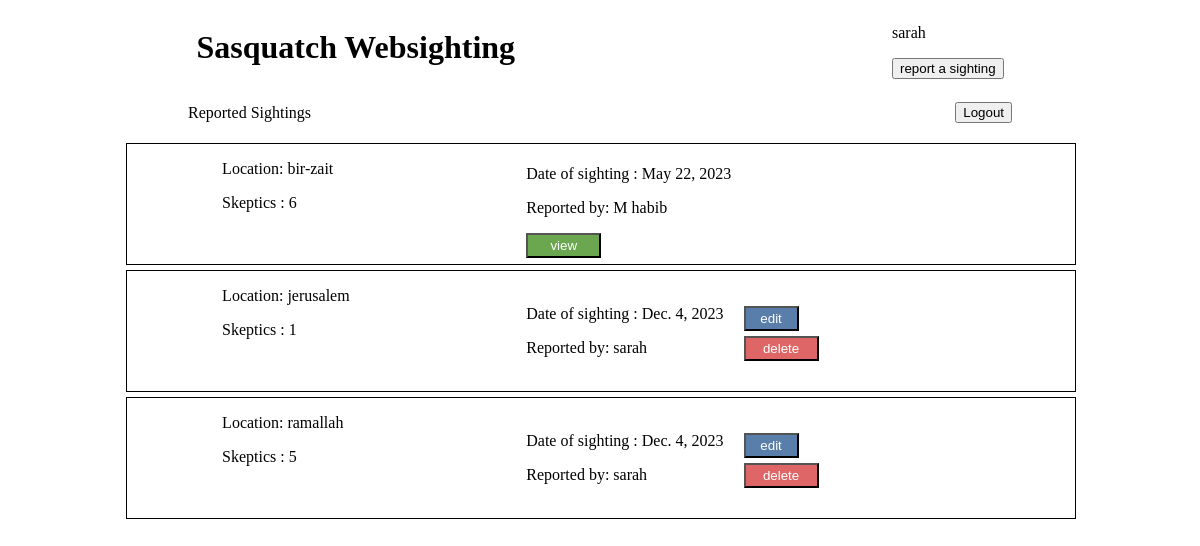
The app's page /dashboard (signed in) with its own data.
### exam_app/models.py (models this page shows)
class User(models.Model):
    firstName = models.CharField(max_length=255)
    lastName = models.CharField(max_length=255)
    email = models.CharField(max_length=255)
    password = models.CharField(max_length=255)
    created_at = models.DateTimeField(auto_now_add = True)
    updated_at = models.DateTimeField(auto_now = True)
    objects = UserManager()

class Report(models.Model):
    location = models.CharField(max_length=45)
    date = models.DateField()
    numberOfSasq = models.IntegerField()
    desc = models.CharField(max_length=50)
    user = models.ForeignKey(User, related_name="reports", on_delete = models.CASCADE)
    created_at = models.DateTimeField(auto_now_add = True)
    updated_at = models.DateTimeField(auto_now = True)
    objects = UserManager()

### exam_app/views.py (the view)
# urls.py: path('dashboard', views.dashboard),
def dashboard(request):
    if "id" in request.session:
        user = User.objects.get(id = request.session['id'])
        reports = Report.objects.all()
        context = {
            "user" : user,
            'reports' : reports
        }
        return render(request, "dashboard.html", context)
    return redirect('/')

### exam_app/templates/dashboard.html (shortened to what this page needs)
<!DOCTYPE html>
<html lang="en">
<head>
    {% load static %}
    <link rel="stylesheet" href="{% static 'style.css' %}">
</head>
<body>
    <div>
        <div class="nav-top">
            <div class="logo">
                <h1> Sasquatch Websighting</h1>
            </div>
            <div class="nav-side">
                <p>{{user.firstName}}</p>
                <form action="/new">
                    <button>report a sighting</button>
                </form>
            </div>
        </div>
        <div class="nav-btm">
            <div class="rep">
                <p>Reported Sightings</p>
            </div>
            <div>
                <form action="/destroy" method="post">
                    <button>Logout</button>
                </form>
            </div>
        </div>
    </div>
        {% for report in reports %}
        <div class="report">
            <div class="side-content">
                    <p>Location: {{report.location}}</p>
                    <p> Skeptics : {{report.numberOfSasq}}</p>
            </div>
            <div class="report-content">
                <div class="content-report">
                    <p>Date of sighting : {{report.date}}</p>
                    <p>Reported by: {{report.user.firstName}} </p>
                    {% if user.id == report.user.id  %}
                </div>
                    <div class="content-report">
                        <div class="del">
                        <form action="/edits" method="post">
                            <button class="edit">edit</button>
                        </form>
                        </div>
                        <div class="del">
                        <form action="/delete" method="post">
                            <button class="delete">delete</button>
                        </form>
                    </div>
                    </div >
                        {% else%}
                        <form action="/show" method="post">
                            <button class="view">view</button>
                        </form>
                    {% endif %}
                </div>
            </div>
        </div>
        {% endfor %}
</body>
</html>

### exam_app/static/style.css (style rules this page uses)
.nav-top { display: flex; justify-content: space-around; }
.logo { display: flex; justify-content: flex-start; align-items: center; }
.nav-btm { display: flex; align-items: center; justify-content: space-around; }
.rep { margin-right: 24%; }
.report { width: 80%; margin-left: 10%; height: 120px; border: 1.5px solid black; margin-top: 5px; display: flex; }
.side-content { width: 30%; height: 120px; margin-left: 10%; }
.content-report { margin-left: 20px; }
.report-content { display: flex; align-items: center; justify-content: center; }
.edit { width: 55px; height: 25px; background-color: #597ea9; color: white; border-radius: 0px; }
.delete { background-color: #df6666; color: white; border-radius: 0px; width: 75px; height: 25px; }
.view { background-color: #6aa74f; color: white; border-radius: 0px; width: 75px; height: 25px; }
.del { margin-top: 5px; }

### records on screen
User: firstName "sarah"
Report: location "bir-zait", numberOfSasq "6", date "May 22, 2023", user.firstName "M habib"
Report: location "jerusalem", numberOfSasq "1", date "Dec. 4, 2023", user.firstName "sarah"
Report: location "ramallah", numberOfSasq "5", date "Dec. 4, 2023", user.firstName "sarah"
